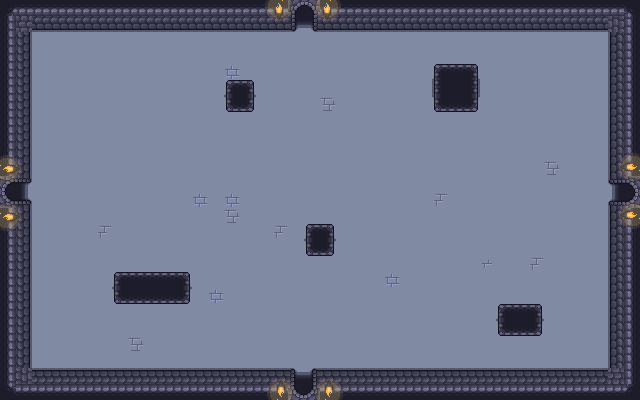

A 2D game scene composited from a Tiled map and its tileset images. What follows is a short description and the map's XML, with each tile layer's data collapsed to a summary:
An orthogonal 40x25 tile map with 16x16 px tiles, 3 tile layers (floor, walls, objects), 3 tilesets and 23 objects (6x Enemy, top, right, bottom, left).

<map version="1.10" tiledversion="1.11.2" orientation="orthogonal" renderorder="right-down" width="40" height="25" tilewidth="16" tileheight="16" infinite="0" nextlayerid="7" nextobjectid="53">
 <tileset firstgid="1" source="../walls_floor.tsx" />
 <tileset firstgid="300" source="../Objects.tsx" />
 <tileset firstgid="444" source="../fire_animation.tsx" />
 <layer id="1" name="floor" width="40" height="25">
  <data>[1000 cells, 1000 non-empty, 5 distinct tile ids]</data>
 </layer>
 <layer id="2" name="walls" width="40" height="25">
  <data>[1000 cells, 277 non-empty, 15 distinct tile ids]</data>
 </layer>
 <layer id="3" name="objects" width="40" height="25">
  <data>[1000 cells, 48 non-empty, 6 distinct tile ids]</data>
 </layer>
 <objectgroup id="5" name="entities">
  <object id="22" name="Enemy" x="118" y="81.3333">
   <point />
  </object>
  <object id="23" name="Enemy" x="64.6667" y="338.667">
   <point />
  </object>
  <object id="26" name="Enemy" x="558" y="68.6667">
   <point />
  </object>
  <object id="27" name="Enemy" x="570.667" y="341.333">
   <point />
  </object>
  <object id="29" name="Enemy" x="248" y="202.667">
   <point />
  </object>
  <object id="30" name="Enemy" x="371.333" y="196">
   <point />
  </object>
 </objectgroup>
 <objectgroup id="4" name="collisions">
  <object id="1" x="225.273" y="80.1818" width="29.4545" height="32.1818" />
  <object id="2" x="431.636" y="64.1818" width="48" height="48" />
  <object id="4" x="305.545" y="224.182" width="28.9091" height="32" />
  <object id="6" x="496" y="304.182" width="48" height="32" />
  <object id="7" x="111.818" y="271.818" width="80" height="32" />
  <object id="32" x="610" y="2" width="30" height="174" />
  <object id="33" x="608" y="208" width="32" height="192" />
  <object id="34" x="320" y="368" width="288" height="32" />
  <object id="38" x="0" y="368" width="288" height="32" />
  <object id="40" x="0" y="208" width="32" height="160" />
  <object id="41" x="0" y="0" width="32" height="176" />
  <object id="42" x="32" y="0" width="256" height="32" />
  <object id="43" x="320" y="0" width="288" height="32" />
 </objectgroup>
 <objectgroup id="6" name="doors">
  <object id="44" name="top" x="288" y="0" width="32" height="32" />
  <object id="45" name="right" x="608" y="176" width="32" height="32" />
  <object id="46" name="bottom" x="288" y="368" width="32" height="32" />
  <object id="47" name="left" x="0" y="176" width="32" height="32" />
 </objectgroup>
</map>
